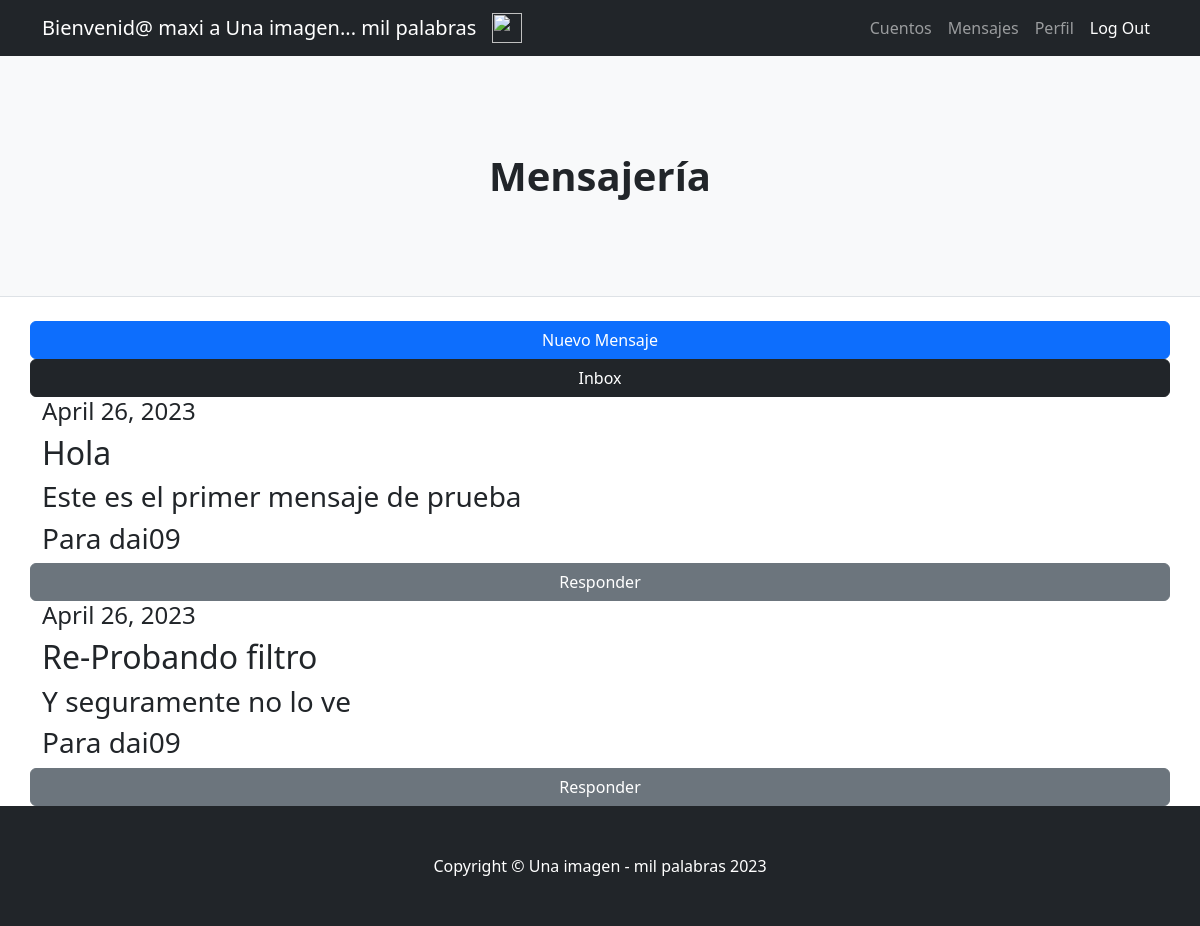
Page /AppUsuarios/mensajesEnviados (signed in) on the committed database.
### AppUsuarios/models.py (models this page shows)
class Mensaje(models.Model):
    remitente=models.ForeignKey(User, related_name="remitente", on_delete=models.CASCADE)
    destinatario=models.ForeignKey(User, related_name="destinatario", on_delete=models.CASCADE)
    titulo=models.CharField(max_length=30)
    contenido=models.CharField(max_length=1000)
    fecha=models.DateField()

### AppUsuarios/views.py (the view)
# urls.py: path('mensajesEnviados', mensajesEnviados, name='mensajesEnviados'),
@login_required
def mensajesEnviados(request):
    mensajes=Mensaje.objects.all()
    return render (request, 'AppUsuarios/mensajesEnviados.html', {'mensajes':mensajes})

### AppUsuarios/templates/AppUsuarios/mensajesEnviados.html
{% extends "AppUsuarios/padre.html" %}
{% load static %}
{% block titulo %}
<h1 class="fw-bolder">Mensajería</h1>
{% endblock %}
{% block cuerpo %}
<body>
    <a class="btn btn-primary" href="{% url 'nuevoMensaje' %}">Nuevo Mensaje</a>
    <a class="btn btn-dark" href="{% url 'mensajes' %}">Inbox</a>
    {% for mensaje in mensajes %}
    {% if mensaje.remitente == request.user %}
    <h4>{{ mensaje.fecha }}</h4>
    <h2>{{ mensaje.titulo }}</h2>
    <h3>{{ mensaje.contenido }}</h3>
    <h3>Para {{mensaje.destinatario}}</h3>
    <a class="btn btn-secondary" href="{% url 'responder' mensaje.id %}">Responder</a>
    {% endif %}
    {% endfor %}
</body>
{% endblock %}

### AppUsuarios/templates/AppUsuarios/padre.html (shortened to what this page needs)
<!DOCTYPE html>
<html lang="en">
    <head>
        {% load static %}
        <link href="{% static 'AppUsuarios/css/styles.css' %}" rel="stylesheet" />
    </head>
    <body>
        <nav class="navbar navbar-expand-lg navbar-dark bg-dark">
            <div class="container">
                {% if user.is_authenticated %}
                <a class="navbar-brand" >Bienvenid@ {{ user.username }} a Una imagen... mil palabras</a>
                <img src="{{ avatar }}" alt="" width="30" height="30">
                <div class="collapse navbar-collapse" id="navbarSupportedContent">
                    <ul class="navbar-nav ms-auto mb-2 mb-lg-0">
                        <li class="nav-item"><a class="nav-link" href="{% url 'inicioCuentos' %}">Cuentos</a></li>
                        <li class="nav-item"><a class="nav-link" href="{% url 'mensajes' %}">Mensajes</a></li>
                        <li class="nav-item"><a class="nav-link" href="{% url 'verMiPerfil' %}">Perfil</a></li>
                        <li class="nav-item"><a class="nav-link active" aria-current="page" href="{% url 'logout' %}">Log Out</a></li>
                    </ul>
                {% endif %}
                </div>
            </div>
        </nav>
        <header class="py-5 bg-light border-bottom mb-4">
            <div class="container">
                <div class="text-center my-5">
                    {% block titulo %}
                    {% endblock %}
                </div>
            </div>
        </header>
        <div class="container">
            <div class="row">
                {% block cuerpo %}
                {% endblock %}
            </div>
        </div>
        <footer class="py-5 bg-dark">
            <div class="container"><p class="m-0 text-center text-white">Copyright &copy; Una imagen - mil palabras 2023</p></div>
        </footer>
    </body>
</html>

### rows in the picture
Mensaje: fecha "April 26, 2023", titulo "Hola", contenido "Este es el primer mensaje de prueba", destinatario "dai09"
Mensaje: fecha "April 26, 2023", titulo "Re-Probando filtro", contenido "Y seguramente no lo ve", destinatario "dai09"

### other values in the picture
{{ user.username }} "maxi"
